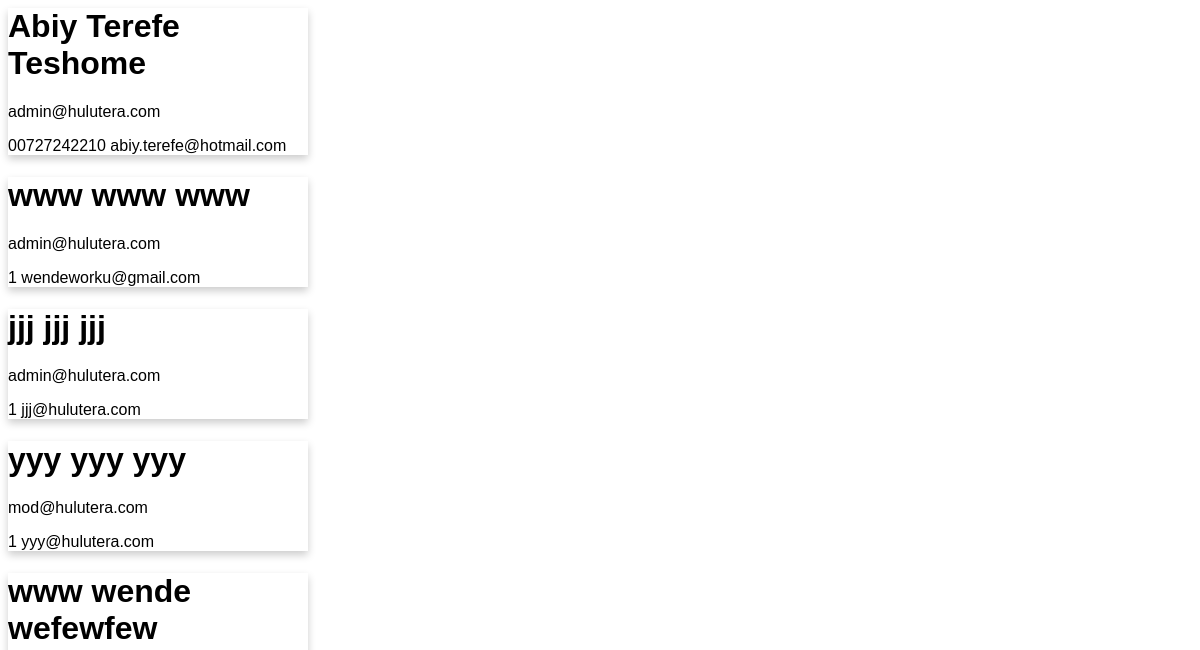
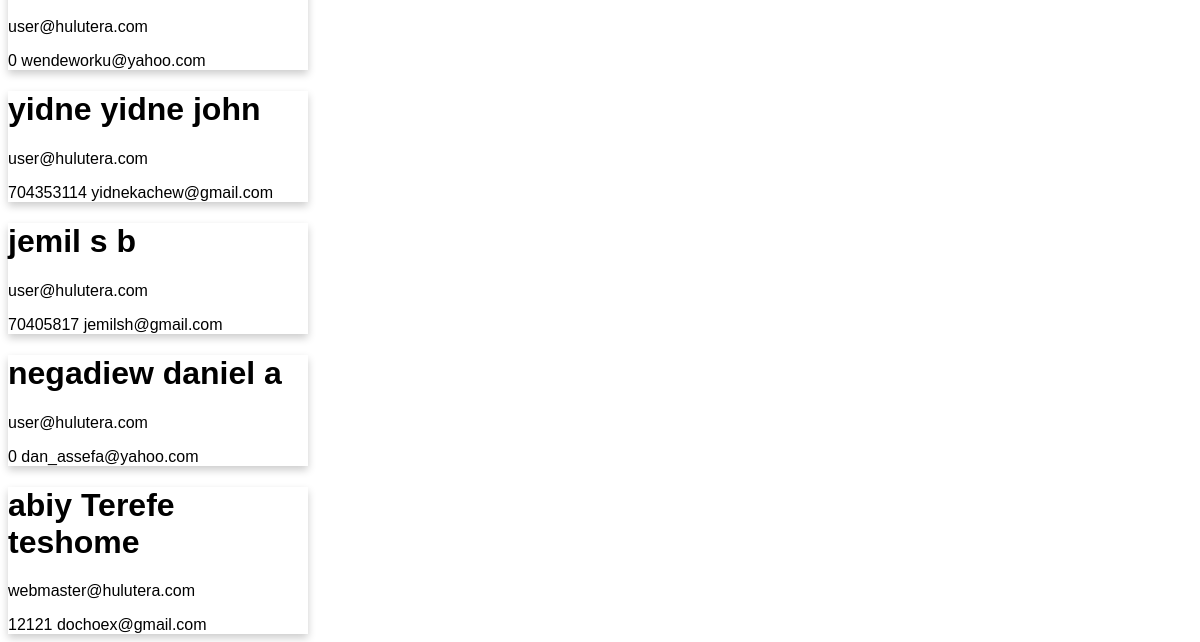
The page /classes/reflection/usage.php on the database as committed earlier (2 pictures, top to bottom).
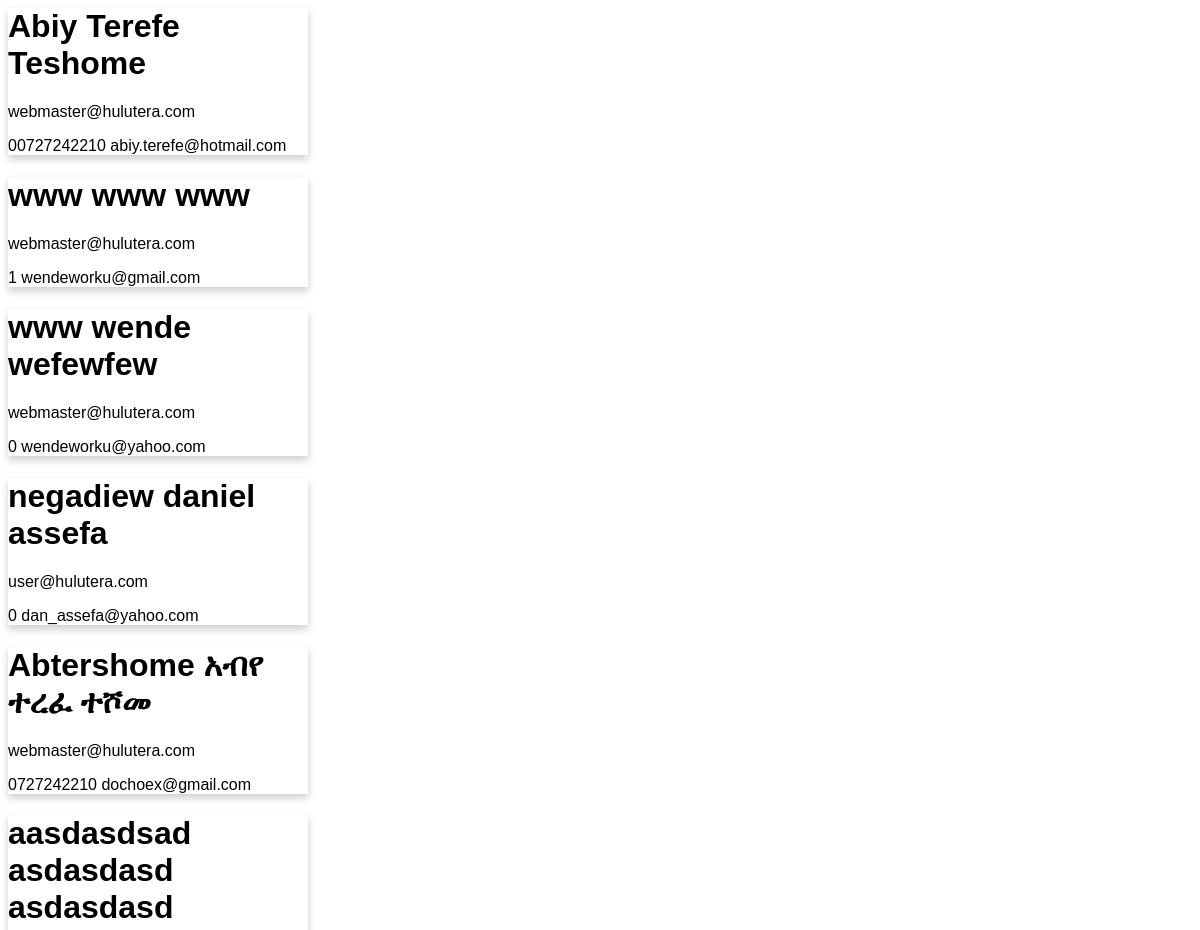
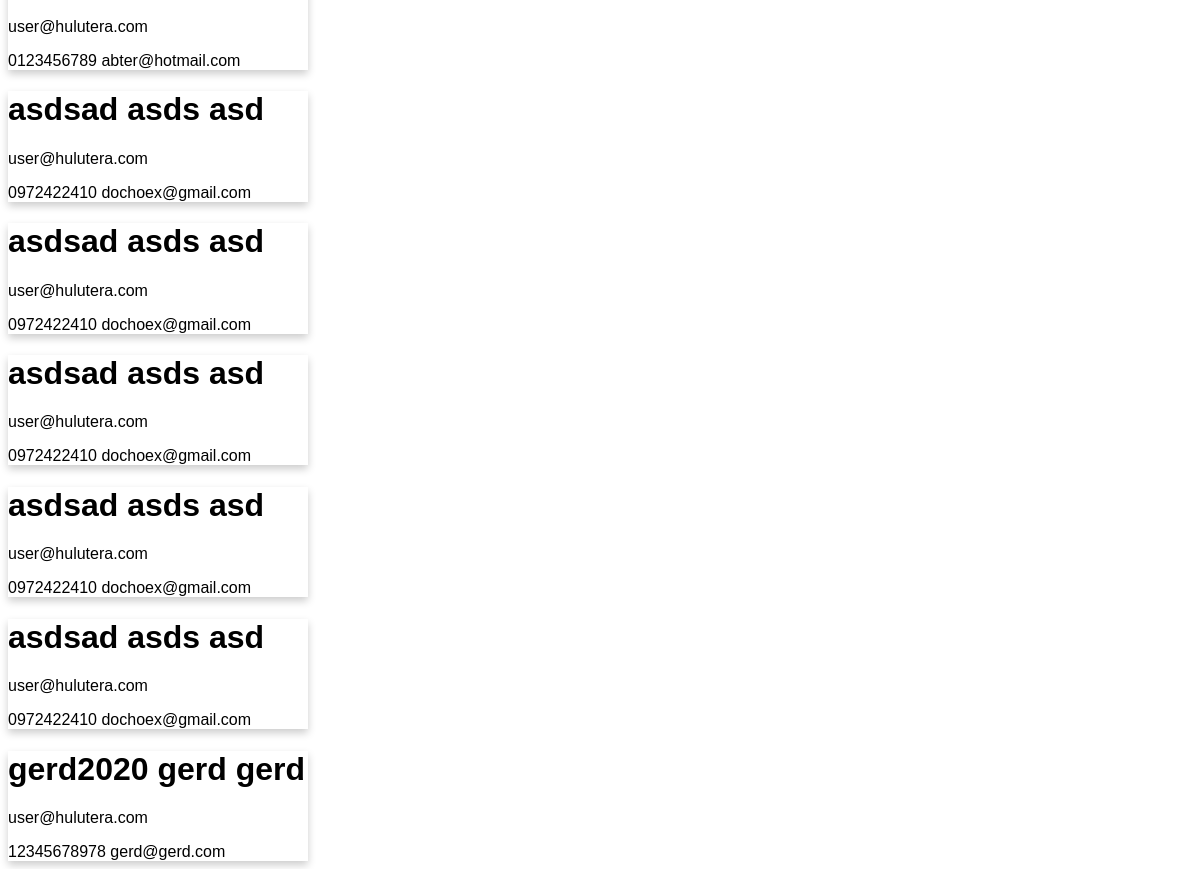
The same page on the database as committed later (2 pictures, top to bottom).
### tables this page shows
CREATE TABLE IF NOT EXISTS `user_all` (
  `id` int(40) NOT NULL AUTO_INCREMENT,
  `field_user_name` varchar(100) NOT NULL,
  `field_first_name` varchar(40) DEFAULT NULL,
  `field_last_name` varchar(40) DEFAULT NULL,
  `field_email` varchar(40) NOT NULL DEFAULT '',
  `field_phone_nr` varchar(40) NOT NULL,
  `field_address` varchar(40) DEFAULT NULL,
  `field_password` varchar(100) NOT NULL DEFAULT '',
  `field_privilege` varchar(40) NOT NULL DEFAULT 'user',
  `field_contact_method` varchar(40) NOT NULL,
  `field_term_and_condition` tinyint(1) NOT NULL,
  `field_register_date` timestamp NOT NULL DEFAULT CURRENT_TIMESTAMP ON UPDATE CURRENT_TIMESTAMP,
  `field_new_password` varchar(100) DEFAULT NULL,
  `field_activation` varchar(255) DEFAULT NULL,
  `field_account_status` varchar(125) NOT NULL DEFAULT 'inactive',
  PRIMARY KEY (`id`)
);

### classes/reflection/HtUserAll.php (called while the page is built, shortened)
<?php
class HtUserAll extends MySqlRecord
{
    private $id;
    private $fieldUserName;
    private $fieldFirstName;
    private $fieldLastName;
    private $fieldEmail;
    private $fieldPhoneNr;
    private $fieldPrivilege;
    public function getId()
    {
        return $this->id;
    }
    public function getFieldUserName()
    {
        return $this->fieldUserName;
    }
    public function getFieldFirstName()
    {
        return $this->fieldFirstName;
    }
    public function getFieldLastName()
    {
        return $this->fieldLastName;
    }
    public function getFieldEmail()
    {
        return $this->fieldEmail;
    }
    public function getFieldPhoneNr()
    {
        return $this->fieldPhoneNr;
    }
    public function getFieldPrivilege()
    {
        return $this->fieldPrivilege;
    }
    public function __construct($input = [])
    {
        if (is_array($input) && sizeof($input) !== 0) {
            $this->select($input);
        } else if (!empty($input)) {
            $this->select($input);
        }
    }
    public function select($input)
    {
        if (is_array($input)) {
            $sql = $input['sql'];
        } else {
            if ($input == "*") {
                $sql = "SELECT * FROM user_all";
            } else {
                $sql =  "SELECT * FROM user_all WHERE id={$this->parseValue($input, 'int')}";
            }
        }
        $result = $this->query($sql);
        if ($result && $input != "*") {
            $rowObject = $result->fetch_object();
            @$this->id = (int) $rowObject->id;
            @$this->fieldUserName = $this->replaceAposBackSlash($rowObject->field_user_name);
            @$this->fieldFirstName = $this->replaceAposBackSlash($rowObject->field_first_name);
            @$this->fieldLastName = $this->replaceAposBackSlash($rowObject->field_last_name);
            @$this->fieldEmail = $this->replaceAposBackSlash($rowObject->field_email);
            @$this->fieldPhoneNr = $this->replaceAposBackSlash($rowObject->field_phone_nr);
            @$this->fieldPrivilege = $this->replaceAposBackSlash($rowObject->field_privilege);
        } else {
            $this->lastSqlError = $this->sqlstate . " - " . $this->error;
        }
        return $this->affected_rows;
    }
}

### classes/reflection/MySqlRecord.php (called while the page is built, shortened)
<?php
class MySqlRecord extends Model
{
    protected function parseValue($value = null, $type = "number")
    {
        $constants = get_defined_constants();
        if ($type == "int" || $type == "float" || $type == "real" || $type == "double") {
            if ($value != null) {
                switch ($type) {
                    default:
                        $value = (int) $value;;
                }
            }
            $type = "number";
        }
        if ($value == null) {
            return "NULL";
        } else if ($value != null && $type != "number" && $type != "date" && $type != "datetime") {
            return "'" . $this->real_escape_string($value) . "'";
        } else if ($value != null && $type != "number" && $type == "date") {
            return    "STR_TO_DATE('" . $this->real_escape_string($value) . "','" . $constants['STORED_DATE_FORMAT'] . "')";
        } else if ($value != null && $type != "number" && $type == "datetime") {
            return    "STR_TO_DATE('" . $this->real_escape_string($value) . "','" . $constants['STORED_DATETIME_FORMAT'] . "')";
        } else if ($value != null && $type == "number" && is_numeric($value)) {
            return $value;
        } else if ($value != null && $type == "string") {
            return  $this->real_escape_string($value);
        } else {
            return "NULL";
        }
    }
    protected function replaceAposBackSlash($field)
    {
        $r1 =  str_replace("\'", "'", $field);
        $r2 =  str_replace("\\\\", "\\", $r1);
        return $r2;
    }
}

### classes/reflection/usage.php (the view, shortened to what this page needs)
<?php
$documnetRootPath = $_SERVER['DOCUMENT_ROOT'];
require_once $documnetRootPath . '/classes/reflection/HtUserAll.php';
for ($i = 1; $i < 100; $i++) {
  $user = new HtUserAll($i);
  if ($user->getId() !== 0) {
    echo '<div class="card">';
    echo '<h1>' . $user->getFieldUserName() . '   ' . $user->getFieldFirstName() . '   ' . $user->getFieldLastName() . '</h1>  ';
    echo '<p class="title">' . $user->getFieldPrivilege() . '@hulutera.com</p> ';
    echo $user->getFieldPhoneNr() . '  ';
    echo $user->getFieldEmail();
    echo '</div>';
  }
}

### classes/reflection/usage.php (style rules this page uses)
.card { box-shadow: 0 4px 8px 0 rgba(0, 0, 0, 0.2); max-width: 300px; text-align: left; diplay:inline-block; }

Rows that differ between the two databases and show on the page:
removed user_all: field_user_name "jjj", field_first_name "jjj", field_last_name "jjj", field_privilege "admin", field_phone_nr "1", field_email "jjj@hulutera.com"
removed user_all: field_user_name "yyy", field_first_name "yyy", field_last_name "yyy", field_privilege "mod", field_phone_nr "1", field_email "yyy@hulutera.com"
removed user_all: field_user_name "yidne", field_first_name "yidne", field_last_name "john", field_privilege "user", field_phone_nr "704353114", field_email "yidnekachew@gmail.com"
removed user_all: field_user_name "jemil", field_first_name "s", field_last_name "b", field_privilege "user", field_phone_nr "70405817", field_email "jemilsh@gmail.com"
removed user_all: field_user_name "abiy", field_first_name "Terefe", field_last_name "teshome", field_privilege "webmaster", field_phone_nr "12121", field_email "dochoex@gmail.com"
changed user_all "Abiy": field_privilege "admin" → "webmaster"
changed user_all "wendeworku@gmail.com": field_privilege "admin" → "webmaster"
changed user_all "wende": field_privilege "user" → "webmaster"
changed user_all "negadiew": field_last_name "a" → "assefa"
added user_all: field_user_name "Abtershome", field_first_name "አብየ", field_last_name "ተረፈ ተሾመ", field_privilege "webmaster", field_phone_nr "0727242210", field_email "dochoex@gmail.com"
added user_all: field_user_name "aasdasdsad", field_first_name "asdasdasd", field_last_name "asdasdasd", field_privilege "user", field_phone_nr "0123456789", field_email "abter@hotmail.com"
added user_all: field_user_name "asdsad", field_first_name "asds", field_last_name "asd", field_privilege "user", field_phone_nr "0972422410", field_email "dochoex@gmail.com"
added user_all: field_user_name "asdsad", field_first_name "asds", field_last_name "asd", field_privilege "user", field_phone_nr "0972422410", field_email "dochoex@gmail.com"
added user_all: field_user_name "asdsad", field_first_name "asds", field_last_name "asd", field_privilege "user", field_phone_nr "0972422410", field_email "dochoex@gmail.com"
added user_all: field_user_name "asdsad", field_first_name "asds", field_last_name "asd", field_privilege "user", field_phone_nr "0972422410", field_email "dochoex@gmail.com"
added user_all: field_user_name "asdsad", field_first_name "asds", field_last_name "asd", field_privilege "user", field_phone_nr "0972422410", field_email "dochoex@gmail.com"
added user_all: field_user_name "gerd2020", field_first_name "gerd", field_last_name "gerd", field_privilege "user", field_phone_nr "12345678978", field_email "gerd@gerd.com"
